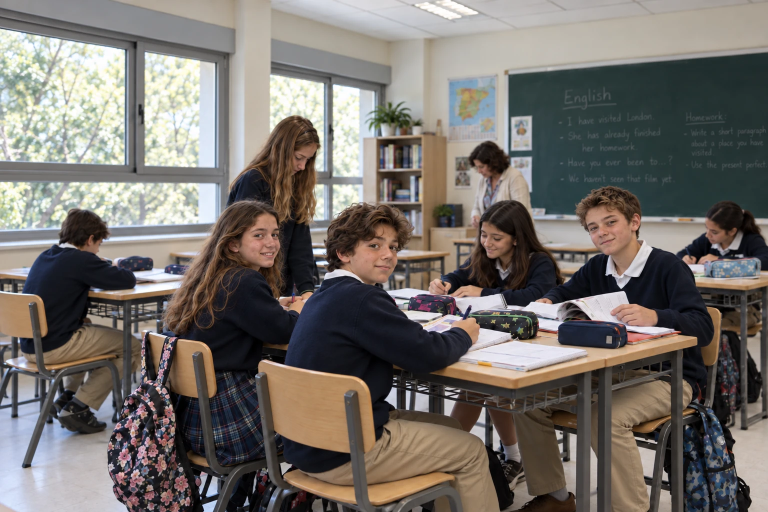
#> input picture scripts/fuentes/tarjeta-extraescolar-aula.webp, 1536 x 1024 px (shown at 1/2 size)
$ python generar-fotos-tarjetas-home.py
#> lines starting #> are read from the running program, lines starting #| are printed output that depends on the picture
#!/usr/bin/env python3
# Fotos de las tarjetas de «Qué ofrecemos» (13-10-2026; 16-10-2026 añade la de «Campamentos en el extranjero»).
# Parte de los originales de scripts/fuentes/, los recorta a 16:9 (la caja de .svc-photo) sin filtros, sin IA y sin enfoque,
# y genera el JPG + la escalera AVIF/WebP cada ~1,2x (Lanczos). Si cambias la foto, cambia el nombre (`_headers` las marca immutable).
# uso: python3 scripts/generar-fotos-tarjetas-home.py     (Pillow >= 11.3: AVIF nativo)
from PIL import Image
import os
ROOT = os.path.dirname(os.path.dirname(os.path.abspath(__file__)))
IMG = os.path.join(ROOT, 'web-publica', 'images') + '/'
FUENTES = os.path.join(ROOT, 'scripts', 'fuentes') + '/'
# fuente: (destino, x, y del recorte)  -> el recorte mide 16:9 con el mayor ancho posible
FOTOS = {
  'tarjeta-extraescolar-aula.webp': ('programas/extraescolar-aula', None, 130),    # 1536 x 864; deja arriba la profesora y la alumna de pie
  'tarjeta-extranjero-campus.webp': ('internacional/campus-paseo', 420, 0),        # 1470 x 827; castillo a la izquierda y los cinco alumnos a la derecha
  '@images/internacional/extranjero-kayak.jpg': ('internacional/campamento-extranjero-kayak', 0, 272),   # 1448 x 814; foto real de actividad de verano; deja la playa y los alumnos, recorta cielo
}
STEPS = [300, 380, 470, 580, 710, 860, 1030, 1200]
for fuente, (dest, x, y) in FOTOS.items():
    src = Image.open((os.path.join(ROOT, 'web-publica', fuente[1:]) if fuente.startswith('@') else FUENTES + fuente)).convert('RGB')
#> src is the input picture: PIL image 1536x1024 RGB; mean R, G, B 116.9, 111.5, 106.5
    w = src.width if x is None else min(src.width - x, round((src.height - y) * 16 / 9))
#> w = 1536
    h = round(w * 9 / 16)
#> h = 864
    x = 0 if x is None else x
    crop = src.crop((x, y, x + w, y + h))
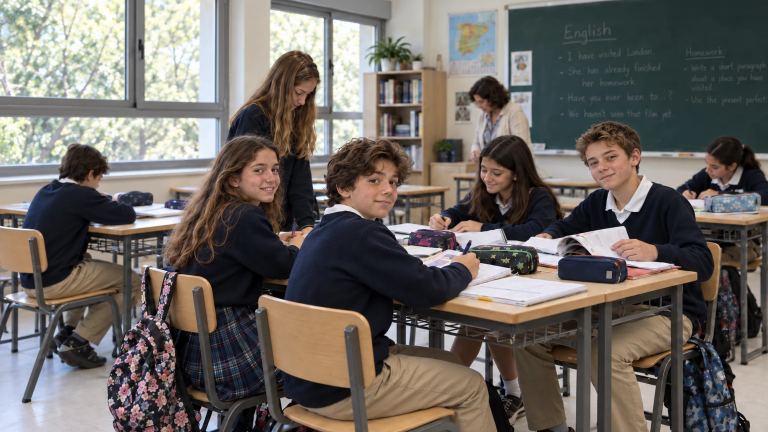
#> crop: PIL image 1536x864 RGB (shown at 1/2 size); mean R, G, B 109.4, 103.8, 98.6
    crop.save(IMG + dest + '.jpg', quality=88, optimize=True, progressive=True)
    anchos = [s for s in STEPS if s < w * 0.97] + [w]
    for a in anchos:
        im = crop if a == w else crop.resize((a, round(h * a / w)), Image.LANCZOS)
        im.save('%s%s-%d.webp' % (IMG, dest, a), quality=84, method=6)
        im.save('%s%s-%d.avif' % (IMG, dest, a), quality=62)
#> this loop made 9 passes
#> pass 1, `im = crop if a == w else crop.resize((a, round(h * a / w)), Image.LANC..`:
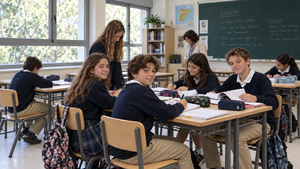
#> im: PIL image 300x169 RGB; mean R, G, B 109.4, 103.7, 98.6
#> pass 2, `im = crop if a == w else crop.resize((a, round(h * a / w)), Image.LANC..`:
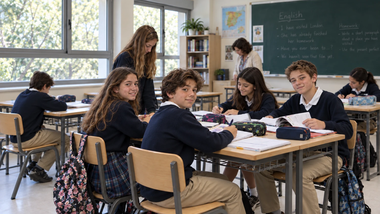
#> im: PIL image 380x214 RGB; mean R, G, B 109.4, 103.8, 98.6
#> pass 3, `im = crop if a == w else crop.resize((a, round(h * a / w)), Image.LANC..`:
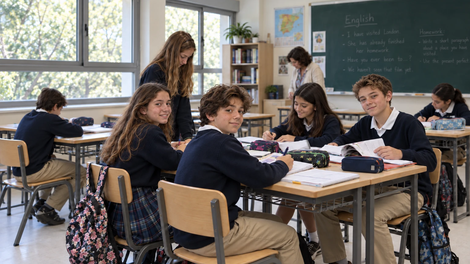
#> im: PIL image 470x264 RGB; mean R, G, B 109.4, 103.8, 98.6
    print(dest, 'recorte', w, 'x', h, 'anchos', anchos)
#| programas/extraescolar-aula recorte 1536 x 864 anchos [300, 380, 470, 580, 710, 860, 1030, 1200, 1536]
#> pass 2 of the loop `for fuente, (dest, x, y) in FOTOS.items():`:
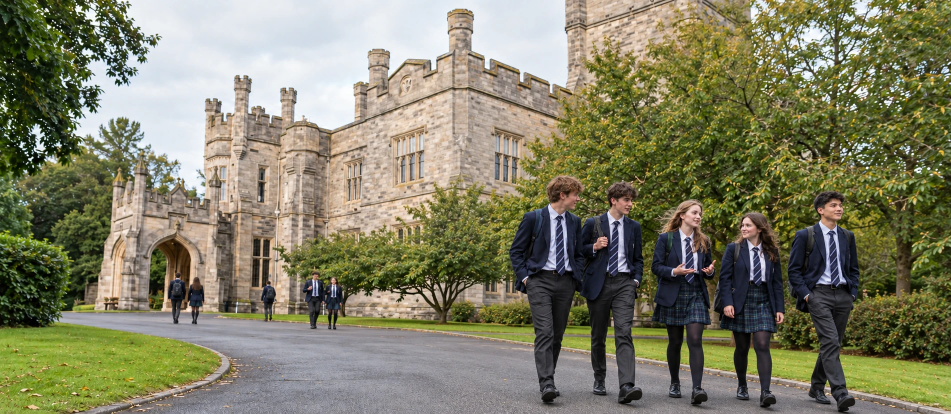
#> input picture scripts/fuentes/tarjeta-extranjero-campus.webp, 1902 x 827 px (shown at 1/2 size)
#> src is the input picture: PIL image 1902x827 RGB; mean R, G, B 128.3, 126.9, 101.2
#> `crop = src.crop((x, y, x + w, y + h))`:
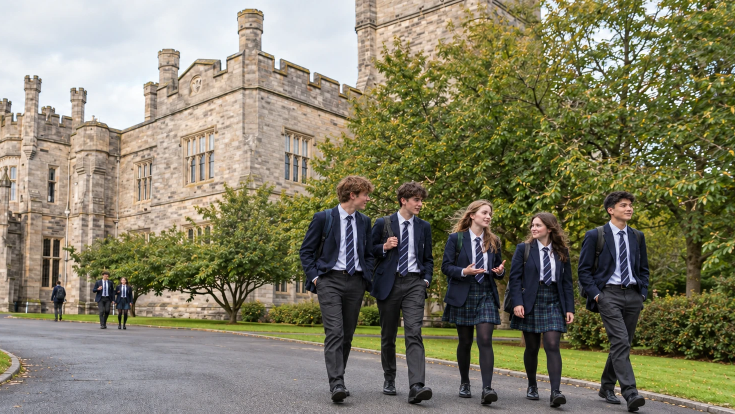
#> crop: PIL image 1470x827 RGB (shown at 1/2 size); mean R, G, B 129.1, 125.6, 101.8
#> the loop `for a in anchos:` made 9 passes
#> pass 3, `im = crop if a == w else crop.resize((a, round(h * a / w)), Image.LANC..`:
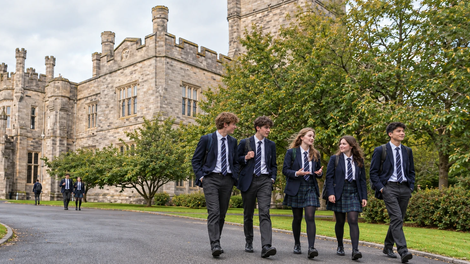
#> im: PIL image 470x264 RGB; mean R, G, B 129.1, 125.6, 101.8
#| internacional/campus-paseo recorte 1470 x 827 anchos [300, 380, 470, 580, 710, 860, 1030, 1200, 1470]
#> pass 3 of the loop `for fuente, (dest, x, y) in FOTOS.items():`:
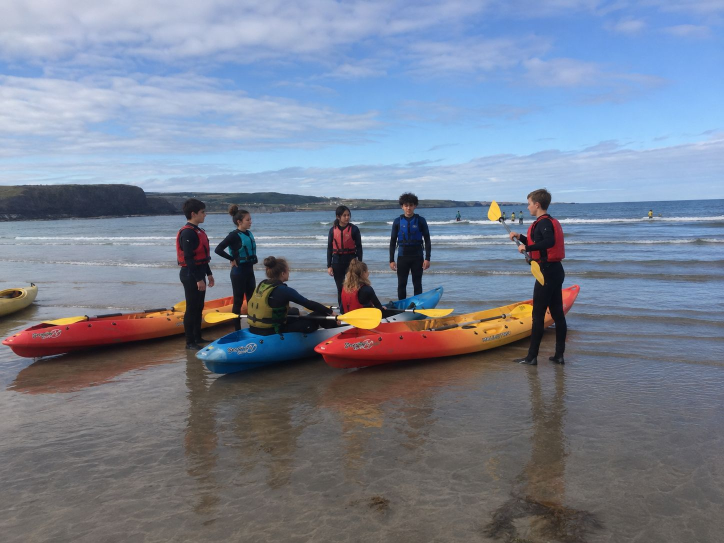
#> input picture web-publica/images/internacional/extranjero-kayak.jpg, 1448 x 1086 px (shown at 1/2 size)
#> src is the input picture: PIL image 1448x1086 RGB; mean R, G, B 120.1, 128.9, 146
#> `crop = src.crop((x, y, x + w, y + h))`:
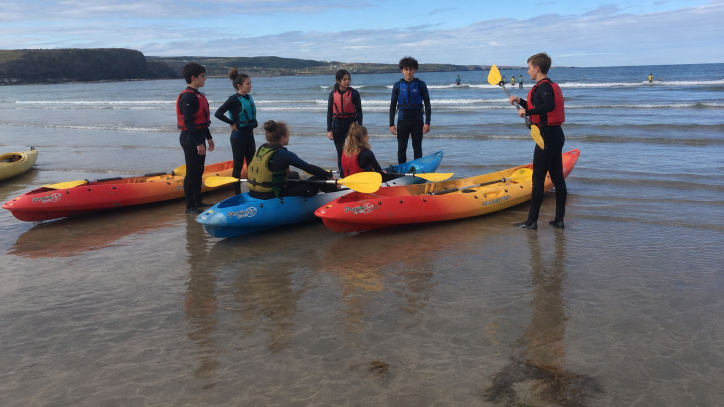
#> crop: PIL image 1447x814 RGB (shown at 1/2 size); mean R, G, B 111.8, 113, 120.5
#> the loop `for a in anchos:` made 9 passes
#> pass 3, `im = crop if a == w else crop.resize((a, round(h * a / w)), Image.LANC..`:
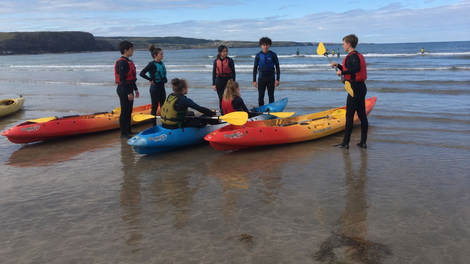
#> im: PIL image 470x264 RGB; mean R, G, B 111.8, 113, 120.5
#| internacional/campamento-extranjero-kayak recorte 1447 x 814 anchos [300, 380, 470, 580, 710, 860, 1030, 1200, 1447]
